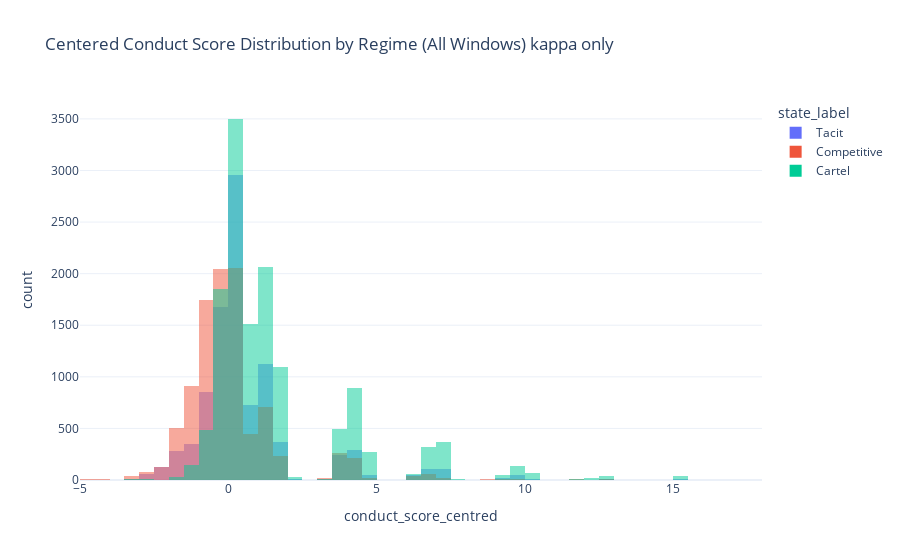

Notebook code for this chart:
### Code cell
fig = px.histogram(
    validation_df,
    x="conduct_score_centred",
    color="state_label",
    nbins=60,
    opacity=0.5,
    barmode="overlay",
    title="Centered Conduct Score Distribution by Regime (All Windows) kappa only",
    template="plotly_white"
)
fig.show()

### Figure 1 — Plotly figure (JSON) as saved in the notebook; plotly's stock layout.template omitted (floating-point values rounded to 4 significant figures; data arrays with more than 128 entries replaced by an {"elided": "..."} marker saying what was removed)
{"data": [{"bingroup": "x", "hovertemplate": "state_label=Tacit<br>conduct_score_centred=%{x}<br>count=%{y}<extra></extra>", "legendgroup": "Tacit", "marker": {"color": "#636efa", "opacity": 0.5, "pattern": {"shape": ""}}, "name": "Tacit", "nbinsx": 60, "orientation": "v", "showlegend": true, "type": "histogram", "x": {"elided": "9494 float values"}, "xaxis": "x", "yaxis": "y"}, {"bingroup": "x", "hovertemplate": "state_label=Competitive<br>conduct_score_centred=%{x}<br>count=%{y}<extra></extra>", "legendgroup": "Competitive", "marker": {"color": "#EF553B", "opacity": 0.5, "pattern": {"shape": ""}}, "name": "Competitive", "nbinsx": 60, "orientation": "v", "showlegend": true, "type": "histogram", "x": {"elided": "9572 float values"}, "xaxis": "x", "yaxis": "y"}, {"bingroup": "x", "hovertemplate": "state_label=Cartel<br>conduct_score_centred=%{x}<br>count=%{y}<extra></extra>", "legendgroup": "Cartel", "marker": {"color": "#00cc96", "opacity": 0.5, "pattern": {"shape": ""}}, "name": "Cartel", "nbinsx": 60, "orientation": "v", "showlegend": true, "type": "histogram", "x": {"elided": "13534 float values"}, "xaxis": "x", "yaxis": "y"}], "layout": {"barmode": "overlay", "legend": {"title": {"text": "state_label"}, "tracegroupgap": 0}, "title": {"text": "Centered Conduct Score Distribution by Regime (All Windows) kappa only"}, "xaxis": {"anchor": "y", "domain": [0, 1], "title": {"text": "conduct_score_centred"}}, "yaxis": {"anchor": "x", "domain": [0, 1], "title": {"text": "count"}}}}
